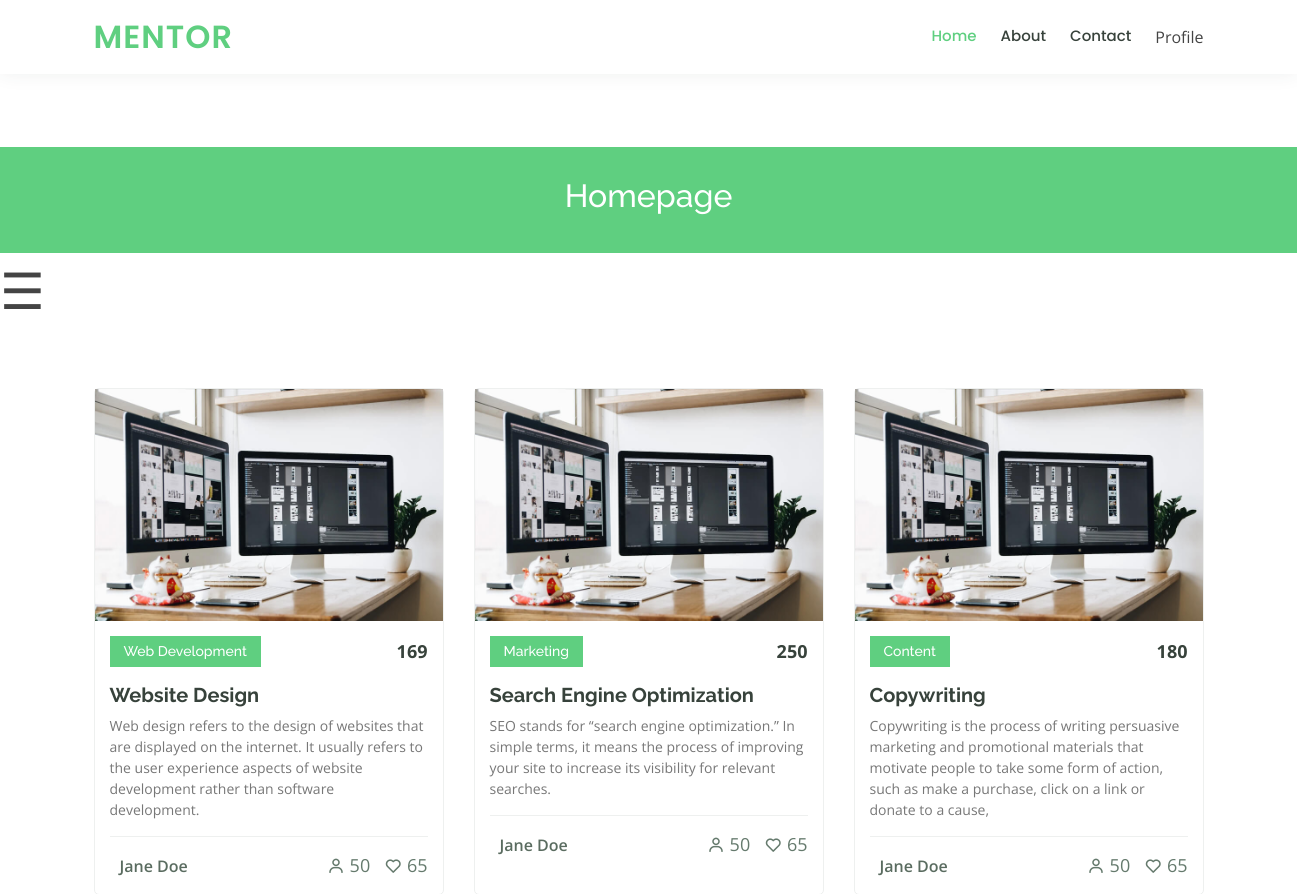
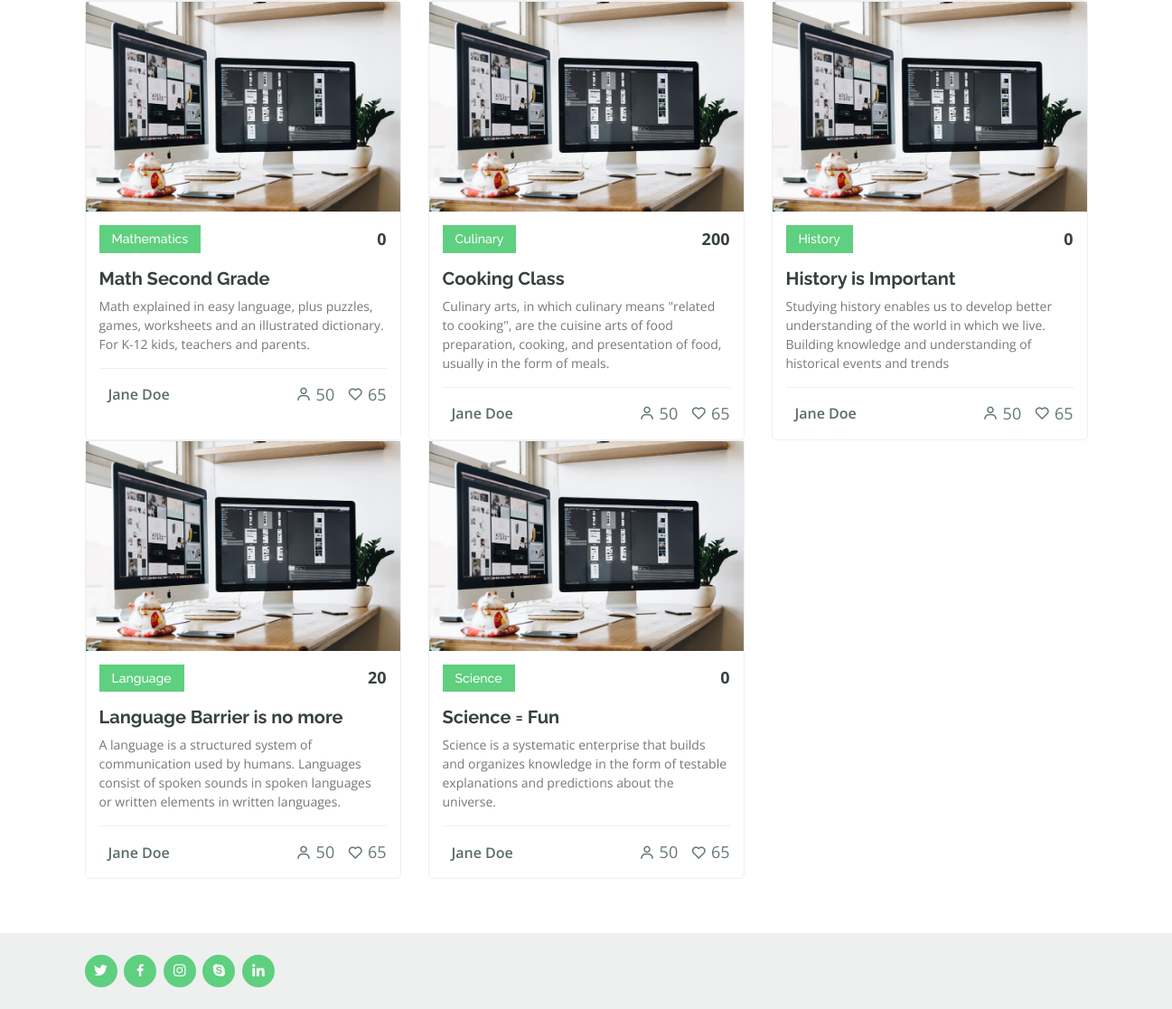
Screenshot of /search.php with the database file from the repository (2 pictures, top to bottom).
### tables this page shows
CREATE TABLE `course` (
  `courseID` int(11) NOT NULL,
  `courseName` varchar(300) NOT NULL,
  `courseType` varchar(255) NOT NULL,
  `teacher` varchar(200) NOT NULL,
  `fee` int(11) NOT NULL,
  `seat` int(11) NOT NULL,
  `finished` int(11) NOT NULL,
  `hour` int(11) NOT NULL,
  `descript` varchar(500) NOT NULL,
  `short_descript` varchar(255) NOT NULL,
  `coursePng` varchar(255) NOT NULL DEFAULT 'default.png',
  `teacherKeyID` int(11) NOT NULL
);

### search.php (the view, shortened to what this page needs)
<?php
  include_once 'config.php';
?>
<!DOCTYPE html>
<html lang="en">
<head>
  <link href="assets/vendor/bootstrap/css/bootstrap.min.css" rel="stylesheet">
  <link href="assets/vendor/icofont/icofont.min.css" rel="stylesheet">
  <link href="assets/vendor/boxicons/css/boxicons.min.css" rel="stylesheet">
  <link href="assets/vendor/remixicon/remixicon.css" rel="stylesheet">
  <link href="assets/vendor/owl.carousel/assets/owl.carousel.min.css" rel="stylesheet">
  <link href="assets/vendor/animate.css/animate.min.css" rel="stylesheet">
  <link href="assets/vendor/aos/aos.css" rel="stylesheet">
  <link href="assets/css/style.css" rel="stylesheet">
</head>
<body>
  <main id="main" data-aos="fade-in">
  <header id="header" class="top">
    <div class="container d-flex align-items-center">
      <h1 class="logo mr-auto"><a href="mainPage.php">Mentor</a></h1>
      <nav class="nav-menu d-none d-lg-block">
        <ul>
          <li class="active"><a href="mainPage.php">Home</a></li>
          <li><a href="about.html">About</a></li>
          <li><a href="contact.html">Contact</a></li>
          <li class="drop-down">Profile
          </li>
        </ul>
      </nav>
    </div>
  </header>
    <div class="breadcrumbs">
      <div class="container">
        <h2>Homepage</h2>
      </div>
    </div>
    <span style="font-size:50px;cursor:pointer" onclick="openNav()">&#9776;</span>
    <section id="courses" class="courses">
      <div class="container" data-aos="fade-up">
        <div class="row" data-aos="zoom-in" data-aos-delay="100">
        <?php
          $find = $_POST['search'];
            $sql = "SELECT courseName, courseType, teacher, fee, seat, short_descript FROM course WHERE courseName LIKE '%$find%'";
            $result = mysqli_query($link, $sql);
            if (mysqli_num_rows($result) > 0) {
              while($rows = mysqli_fetch_assoc($result)) {
        ?>
          <div class="col-lg-4 col-md-6 d-flex align-items-stretch">
            <div class="course-item">
              <img src="assets/img/course-1.jpg" class="img-fluid" alt="...">
              <div class="course-content">
                <div class="d-flex justify-content-between align-items-center mb-3">
                  <h4><?php echo $rows['courseType']?></h4>
                  <p class="price"><?php echo $rows['fee']?></p>
                </div>
                <h3><a href="course-preview 1.php"><?php echo $rows['courseName']?></a></h3>
                <p><?php echo $rows['short_descript']?></p>
                <div class="trainer d-flex justify-content-between align-items-center">
                  <div class="trainer-profile d-flex align-items-center">
                    <span><?php echo $rows['teacher']?></span>
                  </div>
                  <div class="trainer-rank d-flex align-items-center">
                    <i class="bx bx-user"></i>&nbsp;50
                    &nbsp;&nbsp;
                    <i class="bx bx-heart"></i>&nbsp;65
                  </div>
                </div>
              </div>
            </div>
          </div>
          <?php
              }
            }
            else{
              echo "<h3>No records found</h3>";
            }
          ?>
        </div>
      </div>
    </section>
  </main>
  <footer id="footer">
  <div class="container d-md-flex py-4">
    <div class="social-links text-center text-md-right pt-3 pt-md-0">
        <a href="#" class="twitter"><i class="bx bxl-twitter"></i></a>
        <a href="#" class="facebook"><i class="bx bxl-facebook"></i></a>
        <a href="#" class="instagram"><i class="bx bxl-instagram"></i></a>
        <a href="#" class="google-plus"><i class="bx bxl-skype"></i></a>
        <a href="#" class="linkedin"><i class="bx bxl-linkedin"></i></a>
      </div>
    </div>
  </footer>
</body>
</html>

### css/style.css (style rules this page uses)
body { font-family: "Open Sans", sans-serif; color: #444444; }
a { color: #5fcf80; }
h1, h2, h3, h4, h5, h6 { font-family: "Raleway", sans-serif; }
#header { background: #fff; transition: all 0.5s; z-index: 997; padding: 15px 0; box-shadow: 0px 0 18px rgba(55, 66, 59, 0.08); }
#header .logo { font-size: 32px; margin: 0; padding: 0; line-height: 1; font-weight: 600; letter-spacing: 1px; text-transform: uppercase; font-family: "Poppins", sans-serif; }
#header .logo a { color: #5fcf80; }
.nav-menu ul { margin: 0; padding: 0; list-style: none; }
.nav-menu > ul { display: flex; }
.nav-menu > ul > li { position: relative; white-space: nowrap; padding: 10px 0 10px 24px; }
.nav-menu a { display: block; position: relative; color: #37423b; transition: 0.3s; font-size: 15px; font-family: "Poppins", sans-serif; font-weight: 500; }
.nav-menu a:hover, .nav-menu .active > a, .nav-menu li:hover > a { color: #5fcf80; }
.mobile-nav { position: fixed; top: 55px; right: 15px; bottom: 15px; left: 15px; z-index: 9999; overflow-y: auto; background: #fff; transition: ease-in-out 0.2s; opacity: 0; visibility: hidden; border-radius: 10px; padding: 10px 0; }
.mobile-nav * { margin: 0; padding: 0; list-style: none; }
.mobile-nav a { display: block; position: relative; color: #37423b; padding: 10px 20px; font-weight: 500; outline: none; }
.mobile-nav a:hover, .mobile-nav .active > a, .mobile-nav li:hover > a { color: #5fcf80; text-decoration: none; }
section { padding: 60px 0; overflow: hidden; }
.breadcrumbs { margin-top: 73px; text-align: center; background: #5fcf80; padding: 30px 0; color: #fff; }
.breadcrumbs h2 { font-size: 32px; font-weight: 500; }
.courses .course-item { border-radius: 5px; border: 1px solid #eef0ef; }
.courses .course-content { padding: 15px; }
.courses .course-content h3 { font-weight: 700; font-size: 20px; }
.courses .course-content h3 a { color: #37423b; transition: 0.3s; }
.courses .course-content p { font-size: 14px; color: #777777; }
.courses .course-content h4 { font-size: 14px; background: #5fcf80; padding: 7px 14px; color: #fff; margin: 0; }
.courses .course-content .price { margin: 0; font-weight: 700; font-size: 18px; color: #37423b; }
.courses .trainer { padding-top: 15px; border-top: 1px solid #eef0ef; }
.courses .trainer .trainer-profile span { padding-left: 10px; font-weight: 600; font-size: 16px; color: #5a6c60; }
.courses .trainer .trainer-rank { font-size: 18px; color: #657a6d; }
#footer { color: #37423b; font-size: 14px; background: #eef0ef; }
#footer .social-links a { font-size: 18px; display: inline-block; background: #5fcf80; color: #fff; line-height: 1; padding: 8px 0; margin-right: 4px; border-radius: 50%; text-align: center; width: 36px; height: 36px; transition: 0.3s; }

### rows the page displays
course: courseType "Web Development", fee "169", courseName "Website Design", short_descript "Web design refers to the design of websites that are displayed on the internet. It usually refers to the user experience aspects of website development rather than software development.", teacher "Jane Doe"
course: courseType "Marketing", fee "250", courseName "Search Engine Optimization", short_descript "SEO stands for “search engine optimization.” In simple terms, it means the process of improving your site to increase its visibility for relevant searches.", teacher "Jane Doe"
course: courseType "Content", fee "180", courseName "Copywriting", short_descript "Copywriting is the process of writing persuasive marketing and promotional materials that motivate people to take some form of action, such as make a purchase, click on a link or donate to a cause,", teacher "Jane Doe"
course: courseType "Mathematics", fee "0", courseName "Math Second Grade", short_descript "Math explained in easy language, plus puzzles, games, worksheets and an illustrated dictionary. For K-12 kids, teachers and parents.", teacher "Jane Doe"
course: courseType "Culinary", fee "200", courseName "Cooking Class", short_descript "Culinary arts, in which culinary means \"related to cooking\", are the cuisine arts of food preparation, cooking, and presentation of food, usually in the form of meals.", teacher "Jane Doe"
course: courseType "History", fee "0", courseName "History is Important", short_descript "Studying history enables us to develop better understanding of the world in which we live. Building knowledge and understanding of historical events and trends", teacher "Jane Doe"
course: courseType "Language", fee "20", courseName "Language Barrier is no more", short_descript "A language is a structured system of communication used by humans. Languages consist of spoken sounds in spoken languages or written elements in written languages.", teacher "Jane Doe"
course: courseType "Science", fee "0", courseName "Science = Fun", short_descript "Science is a systematic enterprise that builds and organizes knowledge in the form of testable explanations and predictions about the universe.", teacher "Jane Doe"
